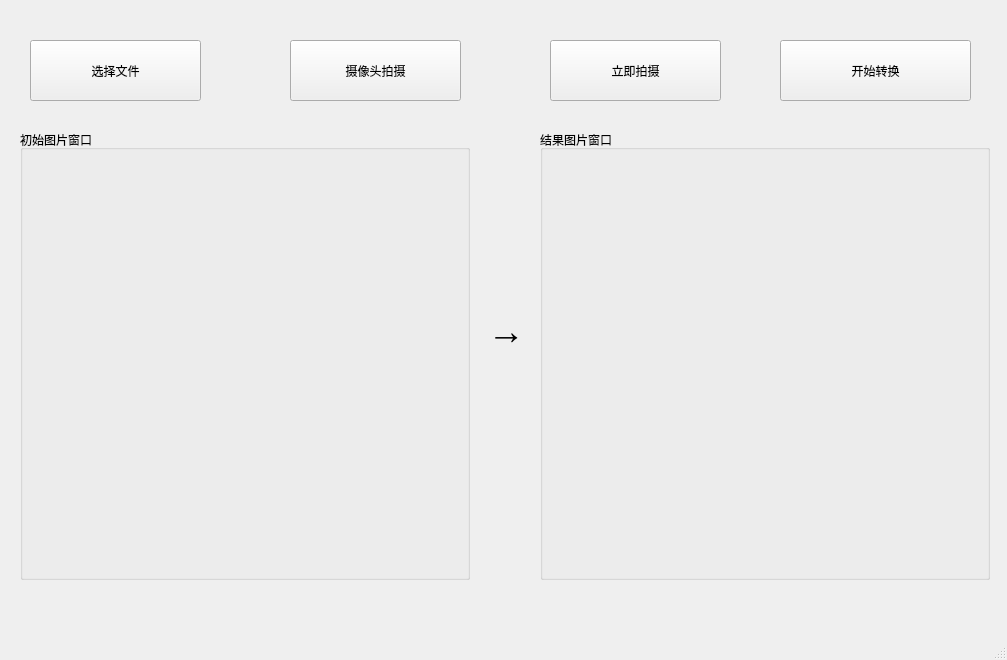
<?xml version="1.0" encoding="UTF-8"?>
<ui version="4.0">
 <class>MainWindow</class>
 <widget class="QMainWindow" name="MainWindow">
  <property name="geometry">
   <rect>
    <x>0</x>
    <y>0</y>
    <width>1007</width>
    <height>660</height>
   </rect>
  </property>
  <property name="windowTitle">
   <string>人脸图像动漫化系统</string>
  </property>
  <widget class="QWidget" name="centralwidget">
   <widget class="QGroupBox" name="groupBox">
    <property name="geometry">
     <rect>
      <x>20</x>
      <y>130</y>
      <width>450</width>
      <height>450</height>
     </rect>
    </property>
    <property name="title">
     <string>初始图片窗口</string>
    </property>
    <widget class="QLabel" name="ImageLabel">
     <property name="geometry">
      <rect>
       <x>10</x>
       <y>20</y>
       <width>435</width>
       <height>435</height>
      </rect>
     </property>
     <property name="text">
      <string/>
     </property>
    </widget>
    <widget class="QCameraViewfinder" name="widget" native="true">
     <property name="geometry">
      <rect>
       <x>10</x>
       <y>20</y>
       <width>435</width>
       <height>435</height>
      </rect>
     </property>
    </widget>
   </widget>
   <widget class="QPushButton" name="FileButton">
    <property name="geometry">
     <rect>
      <x>30</x>
      <y>40</y>
      <width>171</width>
      <height>61</height>
     </rect>
    </property>
    <property name="text">
     <string>选择文件</string>
    </property>
   </widget>
   <widget class="QGroupBox" name="groupBox_2">
    <property name="geometry">
     <rect>
      <x>540</x>
      <y>130</y>
      <width>450</width>
      <height>450</height>
     </rect>
    </property>
    <property name="title">
     <string>结果图片窗口</string>
    </property>
    <widget class="QLabel" name="ResultLabel">
     <property name="geometry">
      <rect>
       <x>10</x>
       <y>20</y>
       <width>435</width>
       <height>435</height>
      </rect>
     </property>
     <property name="text">
      <string/>
     </property>
    </widget>
   </widget>
   <widget class="QLabel" name="label">
    <property name="geometry">
     <rect>
      <x>470</x>
      <y>310</y>
      <width>72</width>
      <height>41</height>
     </rect>
    </property>
    <property name="text">
     <string>&lt;html&gt;&lt;head/&gt;&lt;body&gt;&lt;p align=&quot;center&quot;&gt;&lt;span style=&quot; font-size:28pt; font-weight:600;&quot;&gt;→&lt;/span&gt;&lt;/p&gt;&lt;/body&gt;&lt;/html&gt;</string>
    </property>
   </widget>
   <widget class="QPushButton" name="ConvertButton">
    <property name="geometry">
     <rect>
      <x>780</x>
      <y>40</y>
      <width>191</width>
      <height>61</height>
     </rect>
    </property>
    <property name="text">
     <string>开始转换</string>
    </property>
    <property name="iconSize">
     <size>
      <width>20</width>
      <height>20</height>
     </size>
    </property>
   </widget>
   <widget class="QPushButton" name="CameraButton">
    <property name="geometry">
     <rect>
      <x>290</x>
      <y>40</y>
      <width>171</width>
      <height>61</height>
     </rect>
    </property>
    <property name="text">
     <string>摄像头拍摄</string>
    </property>
   </widget>
   <widget class="QPushButton" name="CaptureButton">
    <property name="geometry">
     <rect>
      <x>550</x>
      <y>40</y>
      <width>171</width>
      <height>61</height>
     </rect>
    </property>
    <property name="text">
     <string>立即拍摄</string>
    </property>
   </widget>
  </widget>
  <widget class="QMenuBar" name="menubar">
   <property name="geometry">
    <rect>
     <x>0</x>
     <y>0</y>
     <width>1007</width>
     <height>26</height>
    </rect>
   </property>
  </widget>
  <widget class="QStatusBar" name="statusbar"/>
 </widget>
 <customwidgets>
  <customwidget>
   <class>QCameraViewfinder</class>
   <extends>QWidget</extends>
   <header>PyQt5.QtMultimediaWidgets</header>
   <container>1</container>
  </customwidget>
 </customwidgets>
 <resources/>
 <connections/>
</ui>
